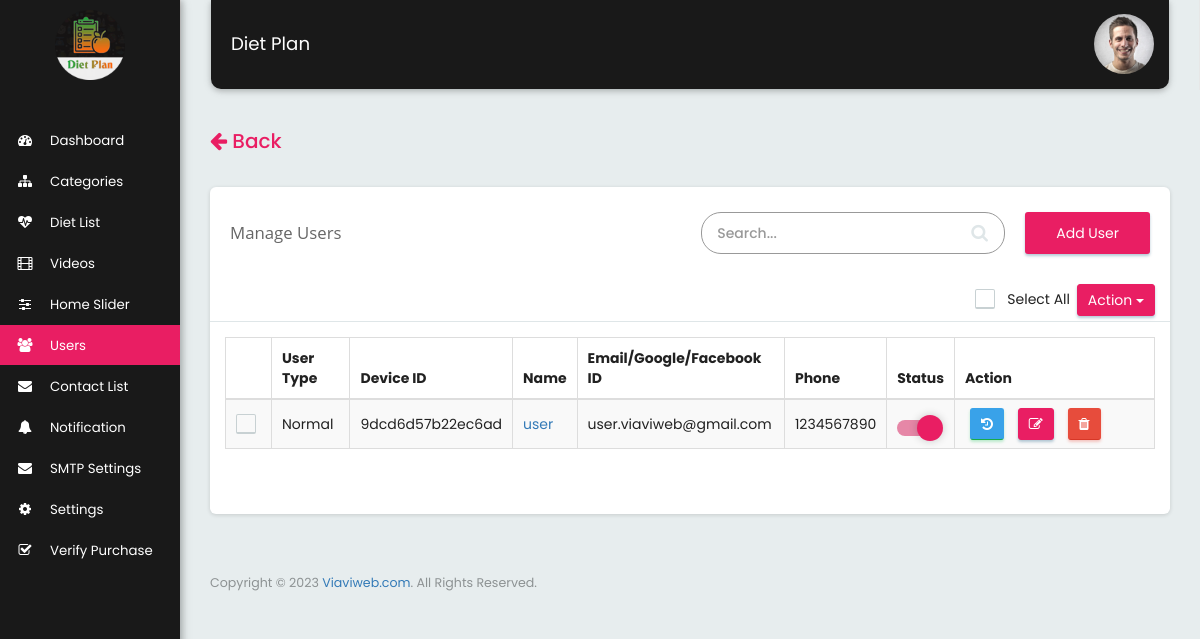
Screenshot of /manage_users.php (signed in) with the database file from the repository.
### tables this page shows
CREATE TABLE `tbl_users` (
  `id` int(11) NOT NULL,
  `user_type` varchar(30) NOT NULL,
  `name` varchar(150) NOT NULL,
  `email` varchar(200) NOT NULL,
  `password` varchar(200) NOT NULL,
  `phone` varchar(200) NOT NULL,
  `device_id` text NOT NULL,
  `auth_id` text NOT NULL,
  `is_duplicate` int(1) NOT NULL DEFAULT 0,
  `user_image` varchar(200) DEFAULT NULL,
  `confirm_code` varchar(200) NOT NULL DEFAULT '0',
  `status` varchar(200) NOT NULL DEFAULT '1',
  `created_at` varchar(200) NOT NULL DEFAULT '-'
);

### manage_users.php (the view, shortened to what this page needs)
<?php $page_title="Manage Users";
include('includes/header.php');
$limit = 15;
$keyword='';
$page=0;
if($page){
  $start = ($page - 1) * $limit;
}else{
  $start = 0;
}
if(!isset($_GET['keyword'])){
  $sql_query="SELECT * FROM tbl_users WHERE  id <> 0 ORDER BY tbl_users.`id` DESC LIMIT $start, $limit";
}
else{
  $sql_query="SELECT * FROM tbl_users WHERE (`name` LIKE '%$keyword%' OR `email` LIKE '%$keyword%' OR `phone` LIKE '%$keyword%') AND  id <> 0 ORDER BY tbl_users.`id` DESC LIMIT $start, $limit";
}
$result=mysqli_query($mysqli,$sql_query) or die(mysqli_error($mysqli));
?>
<div class="row">
  <div class="col-xs-12">
    <?php
    if(isset($_SERVER['HTTP_REFERER']))
    {
      echo '<a href="'.$_SERVER['HTTP_REFERER'].'"><h4 class="pull-left" style="font-size: 20px;color: #e91e63"><i class="fa fa-arrow-left"></i> Back</h4></a>';
    }
    ?>
    <div class="card mrg_bottom">
      <div class="page_title_block">
        <div class="col-md-5 col-xs-12">
          <div class="page_title"><?=$page_title?></div>
        </div>
        <div class="col-md-7 col-xs-12">
          <div class="search_list">
            <div class="search_block">
              <form method="get" action="">
                <input class="form-control input-sm" placeholder="Search..." aria-controls="DataTables_Table_0" type="search" name="keyword" value="<?php if(isset($_POST['keyword'])){ echo $_POST['keyword']; } ?>" required>
                <button type="submit" class="btn-search"><i class="fa fa-search"></i></button>
              </form>
            </div>
            <div class="add_btn_primary"> <a href="add_user.php?add">Add User</a> </div>
          </div>
        </div>
        <div class="col-md-4 col-xs-12 text-right" style="float: right;">
          <div class="checkbox" style="width: 95px;margin-top: 5px;margin-left: 10px;right: 100px;position: absolute;">
            <label for="checkall_input">
              Select All
            </label>
          </div>
          <div class="dropdown" style="float:right">
            <button class="btn btn-primary dropdown-toggle btn_cust" type="button" data-toggle="dropdown">Action
              <span class="caret"></span></button>
            </div>
          </div>
        </div>
        <div class="clearfix"></div>
        <div class="col-md-12 mrg-top">
          <table class="table table-striped table-bordered table-hover">
            <thead>
              <tr>
                <th></th>
                <th>User Type</th>
                <th>Device ID</th>
                <th>Name</th>
                <th>Email/Google/Facebook ID</th>
                <th>Phone</th>
                <th>Status</th>
                <th class="cat_action_list" style="width:200px">Action</th>
              </tr>
            </thead>
            <tbody>
              <?php
              $i=0;
              if(mysqli_num_rows($result) > 0)
              {
              while($users_row=mysqli_fetch_array($result))
              {
               $device_id = !empty($keyword)?highlightWords($users_row['device_id'], $keyword):$users_row['device_id'];
           ?>
           <tr <?php if($users_row['is_duplicate']==1){ echo 'style="background-color: rgba(255,0,0,0.1);"'; } ?>>
            <td nowrap="">
              <div class="checkbox" style="margin: 0px;float: left;">
                <label for="checkbox<?php echo $i; ?>">
                </label>
              </div>
            </td>
            <td><?php echo $users_row['user_type']; ?></td>
            <td><?php echo $device_id;?></td>
            <td><a href="user_profile.php?user_id=<?= $users_row['id'] ?>">
             <?php echo $users_row['name'];?> </a></td>
             <td><?php echo $users_row['email']; ?></td>
             <td><?php echo $users_row['phone']; ?></td>
             <td>
               <div class="row toggle_btn">
                <label for="enable_disable_check_<?=$i?>" class="lbl"></label>
              </div>
            </td>
            <td>
             <a href="user_profile.php?user_id=<?=$users_row['id']?>" data-id="<?php echo $users_row['id'];?>" class="btn btn-success btn_edit" data-toggle="tooltip" data-tooltip="Profile"><i class=" fa fa-history"></i></a>
             <a href="add_user.php?user_id=<?php echo $users_row['id']; ?>" class="btn btn-primary btn_cust" data-toggle="tooltip" data-tooltip="Edit"><i class="fa fa-edit"></i></a>
             <a href="javascript:void(0)" data-table="tbl_users" data-id="<?php echo $users_row['id']; ?>" data-toggle="tooltip" data-tooltip="Delete" class="btn btn-danger btn_delete btn_cust"><i class="fa fa-trash"></i></a>
           </td>
         </tr>
         <?php $i++;
       }
      } ?>
     </tbody>
   </table>
 </div>
 <div class="col-md-12 col-xs-12">
  <div class="pagination_item_block">
  </div>
</div>
<div class="clearfix"></div>
</div>
</div>
</div>
<?php include('includes/footer.php');?>

### includes/header.php (style rules this page uses)
.btn_edit, .btn_cust { padding: 5px 10px !important; }

### rows the page displays
tbl_users: user_type "Normal", device "9dcd6d57b22ec6ad", name "user", email "user.viaviweb@gmail.com", phone "1234567890"

### other values shown
APP_NAME "Diet Plan"
$page_title "Manage Users"
